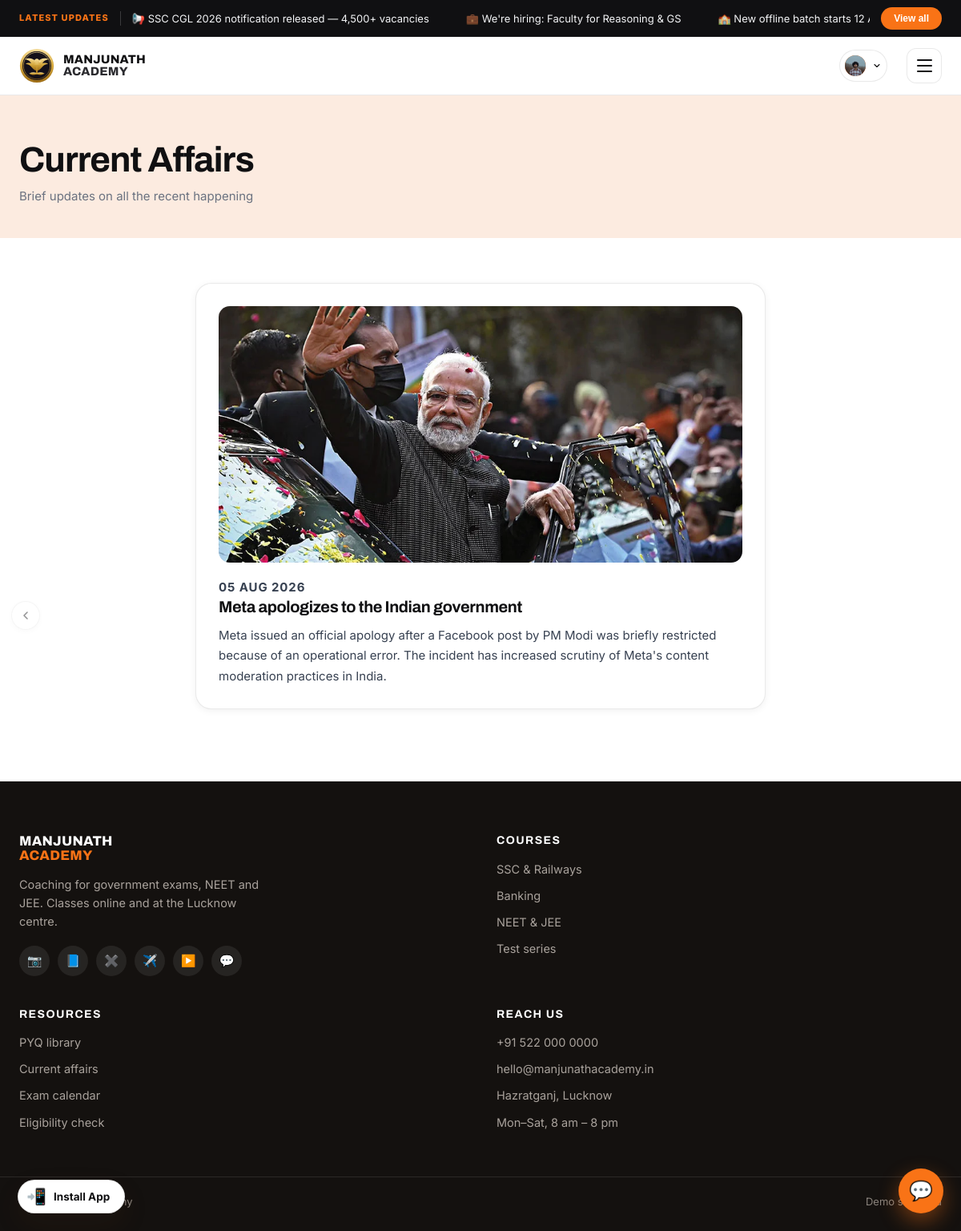
The page /current-affairs/ (signed in) on the database its author committed.
### myapp/models.py (models this page shows, shortened)
class Notification(models.Model):
    order = models.PositiveIntegerField(default=0)
    text = models.CharField(max_length=200, help_text='Short scrolling line, e.g. "SSC CGL 2026 notification released — 4,500+ vacancies"')
    detail = models.TextField(blank=True, help_text='Longer text shown in the popup when a student taps this notification')
    link = models.URLField(blank=True, help_text='Official link (apply page, PDF, etc). Shown as a button in the popup.')
    is_active = models.BooleanField(default=True)
    created_at = models.DateTimeField(auto_now_add=True)
    class Meta:
        ordering = ['order', '-created_at']

class CustomUser(AbstractBaseUser, PermissionsMixin):
    GENDER_CHOICES = [
        ('male', 'Male'),
        ('female', 'Female'),
        ('other', 'Other'),
    ]
    name = models.CharField(max_length=150)
    email = models.EmailField(unique=True)
    number = models.CharField(max_length=15)
    age = models.PositiveIntegerField(null=True, blank=True)
    gender = models.CharField(max_length=10, choices=GENDER_CHOICES, blank=True)
    state = models.CharField(max_length=100, blank=True)
    city = models.CharField(max_length=100, blank=True)
    profile_picture = models.ImageField(upload_to='profile_pictures/', blank=True, null=True)
    is_active = models.BooleanField(default=True)
    is_staff = models.BooleanField(default=False)
    date_joined = models.DateTimeField(auto_now_add=True)
    objects = CustomUserManager()
    USERNAME_FIELD = 'email'
    REQUIRED_FIELDS = ['name', 'number']

class DailyUpdateCard(models.Model):
    CURRENT_AFFAIRS = 'current_affairs'
    DAILY_NEWS = 'daily_news'
    KEY_CHOICES = [
        (CURRENT_AFFAIRS, 'Current Affairs'),
        (DAILY_NEWS, 'Daily News'),
    ]
    VISUAL_ILLUSTRATION = 'illustration'
    VISUAL_IMAGE = 'image'
    VISUAL_TYPE_CHOICES = [
        (VISUAL_ILLUSTRATION, 'Default illustration'),
        (VISUAL_IMAGE, 'Image'),
    ]
    ILLUSTRATION_CHOICES = [
        ('reading', 'Reading on a couch'),
        ('quiz', 'On a video call'),
        ('news', 'Reading the newspaper'),
    ]
    key = models.CharField(max_length=20, choices=KEY_CHOICES, unique=True)
    title = models.CharField(max_length=100)
    caption = models.CharField(max_length=200, blank=True)
    button_text = models.CharField(max_length=50, blank=True)
    visual_type = models.CharField(max_length=15, choices=VISUAL_TYPE_CHOICES, default=VISUAL_ILLUSTRATION)
    illustration_style = models.CharField(max_length=15, choices=ILLUSTRATION_CHOICES, default='reading')
    image = models.ImageField(upload_to='daily_updates/', blank=True, null=True, help_text='Used when visual type is "Image". Recommended size: 340×190px.')
    DEFAULTS = {
        CURRENT_AFFAIRS: {
            'title': 'Current Affairs',
            'caption': 'Brief updates on all the recent happening',
            'button_text': 'Continue Reading',
            'illustration_style': 'reading',
        },
        DAILY_NEWS: {
            'title': 'Daily News',
            'caption': 'Daily nuggets of news for you to ponder on',
            'button_text': 'Read Now',
            'illustration_style': 'quiz',
        },
    }
    class Meta:
        ordering = ['key']
        verbose_name = 'Daily update card'
    @classmethod
    def load(cls, key):
        obj, _ = cls.objects.get_or_create(key=key, defaults={'key': key, **cls.DEFAULTS[key]})
        return obj

class DailyUpdatePost(models.Model):
    CURRENT_AFFAIRS = DailyUpdateCard.CURRENT_AFFAIRS
    DAILY_NEWS = DailyUpdateCard.DAILY_NEWS
    CATEGORY_CHOICES = DailyUpdateCard.KEY_CHOICES
    category = models.CharField(max_length=20, choices=CATEGORY_CHOICES)
    title = models.CharField(max_length=200)
    body = models.TextField()
    image = models.ImageField(upload_to='daily_updates/posts/', blank=True, null=True)
    is_active = models.BooleanField(default=True)
    created_at = models.DateTimeField(auto_now_add=True)
    class Meta:
        ordering = ['-created_at']

### myapp/views.py (the view)
# urls.py: path('current-affairs/', views.daily_updates_page, {'category': 'current_affairs'}, name='current_affairs_page'),
def daily_updates_page(request, category):
    if category not in dict(DailyUpdateCard.KEY_CHOICES):
        raise Http404
    card = DailyUpdateCard.load(category)
    posts = DailyUpdatePost.objects.filter(category=category, is_active=True)
    return render(request, 'myapp/daily_updates_page.html', {'card': card, 'posts': posts})

### myapp/context_processors.py (called while the page is built)
def site_settings(request):
    return {
        'site_settings': SiteSettings.load(),
        'top_notifications': Notification.objects.filter(is_active=True),
        'chatbot_settings': ChatbotSettings.load(),
        'chatbot_questions': ChatbotQuestion.objects.filter(is_active=True),
        'hero': HeroSection.load(),
        'daily_current_card': DailyUpdateCard.load(DailyUpdateCard.CURRENT_AFFAIRS),
        'daily_news_card': DailyUpdateCard.load(DailyUpdateCard.DAILY_NEWS),
        'pwa_settings': PWASettings.load(),
    }

### myapp/models.py (called while the page is built)
    @classmethod
    def load(cls):
        obj, _ = cls.objects.get_or_create(pk=1)
        return obj

    @property
    def whatsapp_link(self):
        return f'https://wa.me/{self.whatsapp_number}' if self.whatsapp_number else ''

    @classmethod
    def load(cls):
        obj, _ = cls.objects.get_or_create(pk=1)
        return obj

    @classmethod
    def load(cls):
        obj, _ = cls.objects.get_or_create(pk=1)
        return obj

    @classmethod
    def load(cls):
        obj, _ = cls.objects.get_or_create(pk=1)
        return obj

    @property
    def effective_ios_icon(self):
        return self.ios_icon or self.android_icon

### myapp/templates/myapp/daily_updates_page.html (shortened to what this page needs)
{% extends "myapp/base.html" %}
{% block content %}
<section class="daily-page-hero">
  <div class="wrap">
    <h1>{{ card.title }}</h1>
    {% if card.caption %}<p>{{ card.caption }}</p>{% endif %}
  </div>
</section>
<section class="daily-posts">
  <div class="wrap" style="max-width:760px">
    {% if posts %}
      {% for post in posts %}
      <article class="daily-post-card">
        {% if post.image %}<img class="daily-post-img" src="{{ post.image.url }}" alt="">{% endif %}
        <p class="daily-post-date">{{ post.created_at|date:"d M Y" }}</p>
        <h2>{{ post.title }}</h2>
        <p>{{ post.body }}</p>
      </article>
      {% endfor %}
    {% else %}
      <div class="daily-empty">
        <span class="daily-empty-ico">📰</span>
        Nothing posted here yet — check back soon.
      </div>
    {% endif %}
  </div>
</section>
{% endblock %}

### myapp/templates/myapp/base.html (shortened to what this page needs)
<!DOCTYPE html>
<html lang="en">
<head>
</head>
<body>
<div class="notif-bar" id="notifBar">
  <div class="wrap notif-inner">
    <span class="notif-label">Latest Updates</span>
    <div class="notif-track" id="notifTrack">
      {% for notification in top_notifications %}
      <a class="notif-item" href="#" data-detail="{{ notification.detail }}" data-link="{{ notification.link }}">{{ notification.text }}</a>
      {% endfor %}
    </div>
    <button class="notif-viewall" id="notifViewAll">View all</button>
  </div>
</div>
<header class="site-header" id="top">
  <div class="wrap header-inner">
    <a class="brand" href="{% url 'index' %}" aria-label="Manjunath Academy home">
      {% if site_settings.logo_type == 'image' and site_settings.logo_image %}
        <img class="brand-logo-img" src="{{ site_settings.logo_image.url }}" alt="Manjunath Academy">
      {% else %}
        <span class="crest" aria-hidden="true">
        </span>
        <span class="wordmark">
          <span>MANJUNATH</span>
          <span>ACADEMY</span>
        </span>
      {% endif %}
    </a>
    <button class="menu-toggle" id="menuToggle" aria-expanded="false" aria-controls="primaryNav" aria-label="Open menu">
      <span></span><span></span><span></span>
    </button>
    {% if user.is_authenticated %}
      <div class="nav-user-menu" id="navUserMenu">
        <button type="button" class="nav-user-trigger" id="navUserTrigger" aria-haspopup="true" aria-expanded="false">
          {% if user.profile_picture %}
            <img class="nav-user-avatar" src="{{ user.profile_picture.url }}" alt="">
          {% else %}
            <span class="nav-user-avatar">{{ user.name|default:user.email|first|upper }}</span>
          {% endif %}
          <svg class="nav-user-caret" viewBox="0 0 24 24" width="12" height="12" aria-hidden="true"><path d="m6 9 6 6 6-6" fill="none" stroke="currentColor" stroke-width="2.2" stroke-linecap="round" stroke-linejoin="round"/></svg>
        </button>
      </div>
    {% endif %}
  </div>
</header>
{% if request.path != '/' %}
<button type="button" class="back-fab" id="backBtn" aria-label="Go back">
  <svg viewBox="0 0 24 24" width="16" height="16" aria-hidden="true"><path d="m15 6-6 6 6 6" fill="none" stroke="currentColor" stroke-width="2.4" stroke-linecap="round" stroke-linejoin="round"/></svg>
</button>
{% endif %}
{% block content %}{% endblock %}
<footer class="site-footer" id="contact">
  <div class="wrap footer-grid">
    <div class="footer-brand">
      <span class="wordmark wordmark-light"><span>MANJUNATH</span><span>ACADEMY</span></span>
      <p>Coaching for government exams, NEET and JEE. Classes online and at the Lucknow centre.</p>
      <div class="social-row">
        <a href="#" aria-label="Instagram">📷</a>
        <a href="#" aria-label="Facebook">📘</a>
        <a href="#" aria-label="Twitter/X">✖️</a>
        <a href="#" aria-label="Telegram">✈️</a>
        <a href="{{ site_settings.youtube_url|default:'#' }}" aria-label="YouTube">▶️</a>
        <a href="{{ site_settings.whatsapp_link|default:'https://wa.me/915220000000' }}" aria-label="WhatsApp">💬</a>
      </div>
    </div>
    <div>
      <h4>Courses</h4>
      <ul><li><a href="#popular-courses">SSC &amp; Railways</a></li><li><a href="#popular-courses">Banking</a></li><li><a href="#popular-courses">NEET &amp; JEE</a></li><li><a href="#test-series">Test series</a></li></ul>
    </div>
    <div>
      <h4>Resources</h4>
      <ul><li><a href="#results">PYQ library</a></li><li><a href="#results">Current affairs</a></li><li><a href="#test-series">Exam calendar</a></li><li><a href="#about">Eligibility check</a></li></ul>
    </div>
    <div>
      <h4>Reach us</h4>
      <ul><li><a href="tel:+915220000000">+91 522 000 0000</a></li><li><a href="mailto:hello@manjunathacademy.in">hello@manjunathacademy.in</a></li><li>Hazratganj, Lucknow</li><li>Mon–Sat, 8 am – 8 pm</li></ul>
    </div>
  </div>
  <div class="wrap footer-base">
    <p>©  Manjunath Academy</p>
    <p>Demo site build</p>
  </div>
</footer>
{% if pwa_settings.is_enabled %}
<button type="button" class="install-fab" id="installFab" hidden>
  <span class="install-fab-ico">📲</span>
  <span>Install App</span>
</button>
{% endif %}
{% if chatbot_settings.is_enabled %}
<button class="chat-fab" id="chatFab" aria-label="Open chat with Manjunath Academy">💬</button>
{% endif %}
</body>
</html>

### rows shown on the page
Notification: text "📢 SSC CGL 2026 notification released — 4,500+ vacancies"
Notification: text "💼 We're hiring: Faculty for Reasoning & GS"
Notification: text "🏫 New offline batch starts 12…"
CustomUser: profile_picture (picture)
DailyUpdateCard: title "Current Affairs", caption "Brief updates on all the recent happening"
DailyUpdatePost: image (picture), created_at "05 AUG 2026", title "Meta apologizes to the Indian government", body "Meta issued an official apology after a Facebook post by PM Modi was briefly restricted because of an operational error. The incident has increased scrutiny of Meta's content moderation practices in India."
